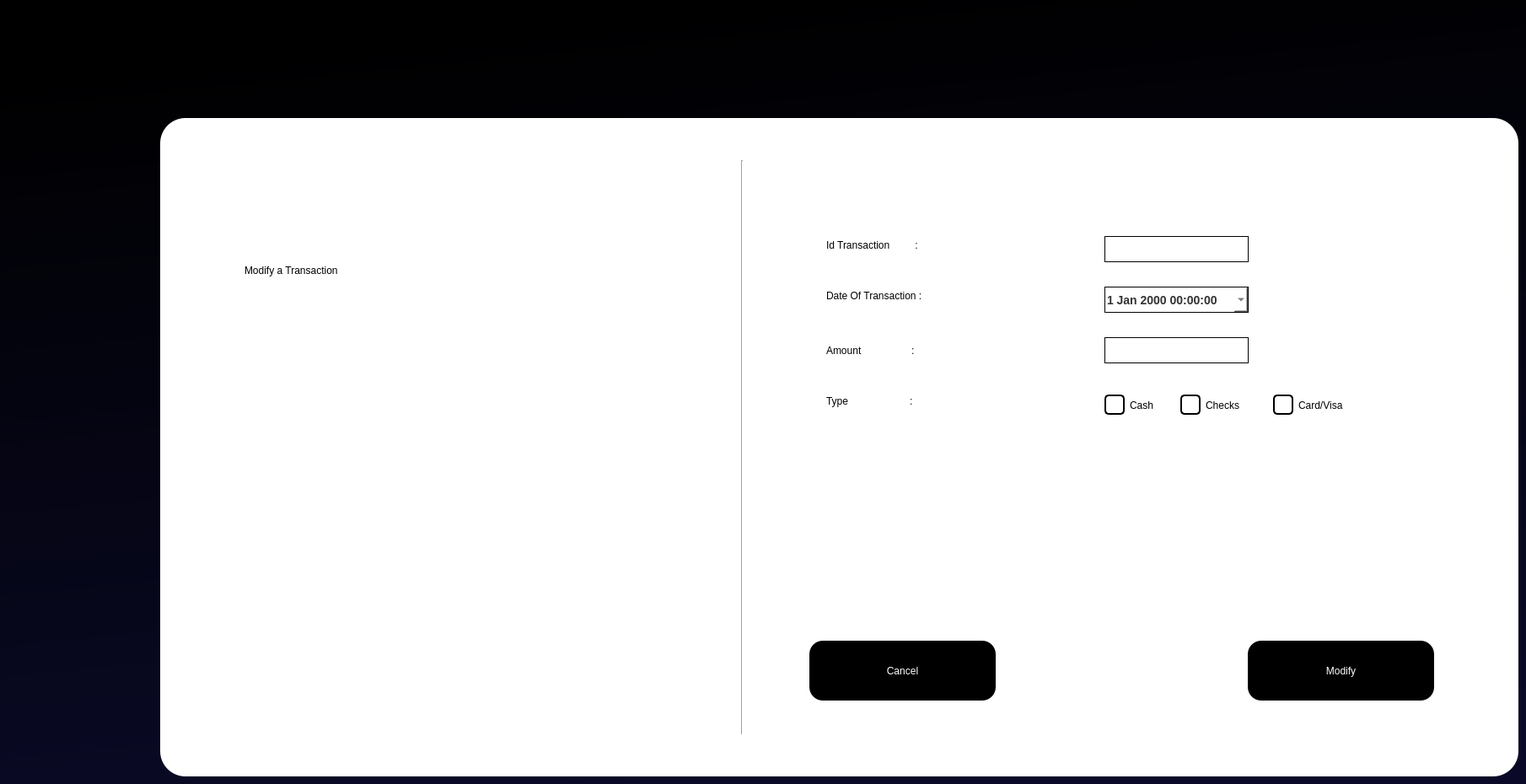
   <widget class="QWidget" name="modifytransaction">
    <property name="styleSheet">
     <string notr="true">background-color: qlineargradient(spread:pad, x1:0.426227, y1:0, x2:0.625, y2:1, stop:0 rgba(0, 0, 0, 255), stop:1 rgba(10, 10, 40, 255));</string>
    </property>
    <widget class="QGroupBox" name="groupBox_5A_3">
     <property name="geometry">
      <rect>
       <x>960</x>
       <y>190</y>
       <width>701</width>
       <height>461</height>
      </rect>
     </property>
     <property name="styleSheet">
      <string notr="true">background-color:white;
border-radius:30px;
</string>
     </property>
     <property name="title">
      <string/>
     </property>
     <widget class="QLabel" name="label_41A_3">
      <property name="geometry">
       <rect>
        <x>20</x>
        <y>140</y>
        <width>451</width>
        <height>41</height>
       </rect>
      </property>
      <property name="styleSheet">
       <string notr="true">color: rgb(0, 0, 0);
font: 75 24pt &quot;MS Shell Dlg 2&quot;;</string>
      </property>
      <property name="text">
       <string>Date Of Transaction :</string>
      </property>
     </widget>
     <widget class="QLineEdit" name="lineEdit_3A_8">
      <property name="geometry">
       <rect>
        <x>350</x>
        <y>210</y>
        <width>171</width>
        <height>31</height>
       </rect>
      </property>
      <property name="styleSheet">
       <string notr="true"> color: #333333; /* Text color */
    font-size: 14px; /* Font size */
    font-weight: bold; /* Font weight */
    border: 1px solid black;</string>
      </property>
     </widget>
     <widget class="QLabel" name="label_48A_4">
      <property name="geometry">
       <rect>
        <x>20</x>
        <y>205</y>
        <width>321</width>
        <height>41</height>
       </rect>
      </property>
      <property name="styleSheet">
       <string notr="true">color: rgb(0, 0, 0);
font: 75 24pt &quot;MS Shell Dlg 2&quot;;</string>
      </property>
      <property name="text">
       <string>Amount                  :</string>
      </property>
     </widget>
     <widget class="QLabel" name="label_47A_7">
      <property name="geometry">
       <rect>
        <x>20</x>
        <y>260</y>
        <width>321</width>
        <height>51</height>
       </rect>
      </property>
      <property name="styleSheet">
       <string notr="true">color: rgb(0, 0, 0);
font: 75 24pt &quot;MS Shell Dlg 2&quot;;</string>
      </property>
      <property name="text">
       <string>Type                      :</string>
      </property>
     </widget>
     <widget class="QLabel" name="label_41A_4">
      <property name="geometry">
       <rect>
        <x>20</x>
        <y>80</y>
        <width>381</width>
        <height>41</height>
       </rect>
      </property>
      <property name="styleSheet">
       <string notr="true">color: rgb(0, 0, 0);
font: 75 24pt &quot;MS Shell Dlg 2&quot;;</string>
      </property>
      <property name="text">
       <string>Id Transaction         :</string>
      </property>
     </widget>
     <widget class="QLineEdit" name="lineEdit_3A_9">
      <property name="geometry">
       <rect>
        <x>350</x>
        <y>90</y>
        <width>171</width>
        <height>31</height>
       </rect>
      </property>
      <property name="styleSheet">
       <string notr="true"> color: #333333; /* Text color */
    font-size: 14px; /* Font size */
    font-weight: bold; /* Font weight */
    border: 1px solid black;</string>
      </property>
     </widget>
     <widget class="QDateTimeEdit" name="dateTimeEdit">
      <property name="geometry">
       <rect>
        <x>350</x>
        <y>150</y>
        <width>171</width>
        <height>31</height>
       </rect>
      </property>
      <property name="autoFillBackground">
       <bool>false</bool>
      </property>
      <property name="styleSheet">
       <string notr="true"> color: #333333; /* Text color */
    font-size: 14px; /* Font size */
    font-weight: bold; /* Font weight */
    border: 1px solid black;</string>
      </property>
      <property name="calendarPopup">
       <bool>true</bool>
      </property>
     </widget>
     <widget class="QRadioButton" name="radioButton_4">
      <property name="geometry">
       <rect>
        <x>350</x>
        <y>270</y>
        <width>83</width>
        <height>41</height>
       </rect>
      </property>
      <property name="styleSheet">
       <string notr="true">
QRadioButton {
    color: black; 
font: 14pt &quot;MS Shell Dlg 2&quot;;
}


QRadioButton::indicator {
    width: 20px;
    height: 20px;
    background-color: white;
    border: 2px solid black; 
    border-radius: 5px;
}


QRadioButton::indicator:checked {
    background-color: pink; 
    border: 2px solid black; 
}

QRadioButton:hover {
    color: black; 
}
</string>
      </property>
      <property name="text">
       <string>Cash</string>
      </property>
     </widget>
     <widget class="QRadioButton" name="radioButton_5">
      <property name="geometry">
       <rect>
        <x>440</x>
        <y>270</y>
        <width>101</width>
        <height>41</height>
       </rect>
      </property>
      <property name="styleSheet">
       <string notr="true">
QRadioButton {
    color: black; 
font: 14pt &quot;MS Shell Dlg 2&quot;;
}


QRadioButton::indicator {
    width: 20px;
    height: 20px;
    background-color: white;
    border: 2px solid black; 
    border-radius: 5px;
}


QRadioButton::indicator:checked {
    background-color: pink; 
    border: 2px solid black; 
}

QRadioButton:hover {
    color: black; 
}
</string>
      </property>
      <property name="text">
       <string>Checks</string>
      </property>
     </widget>
     <widget class="QRadioButton" name="radioButton_6">
      <property name="geometry">
       <rect>
        <x>550</x>
        <y>270</y>
        <width>121</width>
        <height>41</height>
       </rect>
      </property>
      <property name="styleSheet">
       <string notr="true">
QRadioButton {
    color: black; 
font: 14pt &quot;MS Shell Dlg 2&quot;;
}


QRadioButton::indicator {
    width: 20px;
    height: 20px;
    background-color: white;
    border: 2px solid black; 
    border-radius: 5px;
}


QRadioButton::indicator:checked {
    background-color: pink; 
    border: 2px solid black; 
}

QRadioButton:hover {
    color: black; 
}
</string>
      </property>
      <property name="text">
       <string>Card/Visa</string>
      </property>
     </widget>
    </widget>
    <widget class="QLabel" name="label_44A_3">
     <property name="geometry">
      <rect>
       <x>290</x>
       <y>280</y>
       <width>531</width>
       <height>81</height>
      </rect>
     </property>
     <property name="styleSheet">
      <string notr="true">background:none;
font: 75 36pt &quot;MS Shell Dlg 2&quot;;
color: rgb(0, 0, 0);
</string>
     </property>
     <property name="text">
      <string>Modify a Transaction</string>
     </property>
    </widget>
    <widget class="QPushButton" name="pushButton_14A_7">
     <property name="geometry">
      <rect>
       <x>960</x>
       <y>760</y>
       <width>221</width>
       <height>71</height>
      </rect>
     </property>
     <property name="styleSheet">
      <string notr="true">QPushButton {
    background: black;
    color: white;
    padding: 0.7em 1em;
    padding-left: 0.9em;
    align-items: center;
    border: none;
    border-radius: 16px;
	font: 75 18pt &quot;MS Shell Dlg 2&quot;;

}

</string>
     </property>
     <property name="text">
      <string>Cancel</string>
     </property>
    </widget>
    <widget class="QPushButton" name="pushButton_14A_5">
     <property name="geometry">
      <rect>
       <x>1480</x>
       <y>760</y>
       <width>221</width>
       <height>71</height>
      </rect>
     </property>
     <property name="styleSheet">
      <string notr="true">QPushButton {
    background: black;
    color: white;
    padding: 0.7em 1em;
    padding-left: 0.9em;
    align-items: center;
    border: none;
    border-radius: 16px;
	font: 75 18pt &quot;MS Shell Dlg 2&quot;;

}

</string>
     </property>
     <property name="text">
      <string>Modify</string>
     </property>
    </widget>
    <widget class="Line" name="line_2A_3">
     <property name="geometry">
      <rect>
       <x>870</x>
       <y>190</y>
       <width>21</width>
       <height>681</height>
      </rect>
     </property>
     <property name="styleSheet">
      <string notr="true">background:none;
color:black;</string>
     </property>
     <property name="orientation">
      <enum>Qt::Vertical</enum>
     </property>
    </widget>
    <widget class="QLabel" name="label_46A_3">
     <property name="geometry">
      <rect>
       <x>190</x>
       <y>140</y>
       <width>1611</width>
       <height>781</height>
      </rect>
     </property>
     <property name="styleSheet">
      <string notr="true">background:white;
border-radius:30px;</string>
     </property>
     <property name="text">
      <string/>
     </property>
    </widget>
    <zorder>label_46A_3</zorder>
    <zorder>groupBox_5A_3</zorder>
    <zorder>label_44A_3</zorder>
    <zorder>pushButton_14A_7</zorder>
    <zorder>pushButton_14A_5</zorder>
    <zorder>line_2A_3</zorder>
   </widget>
